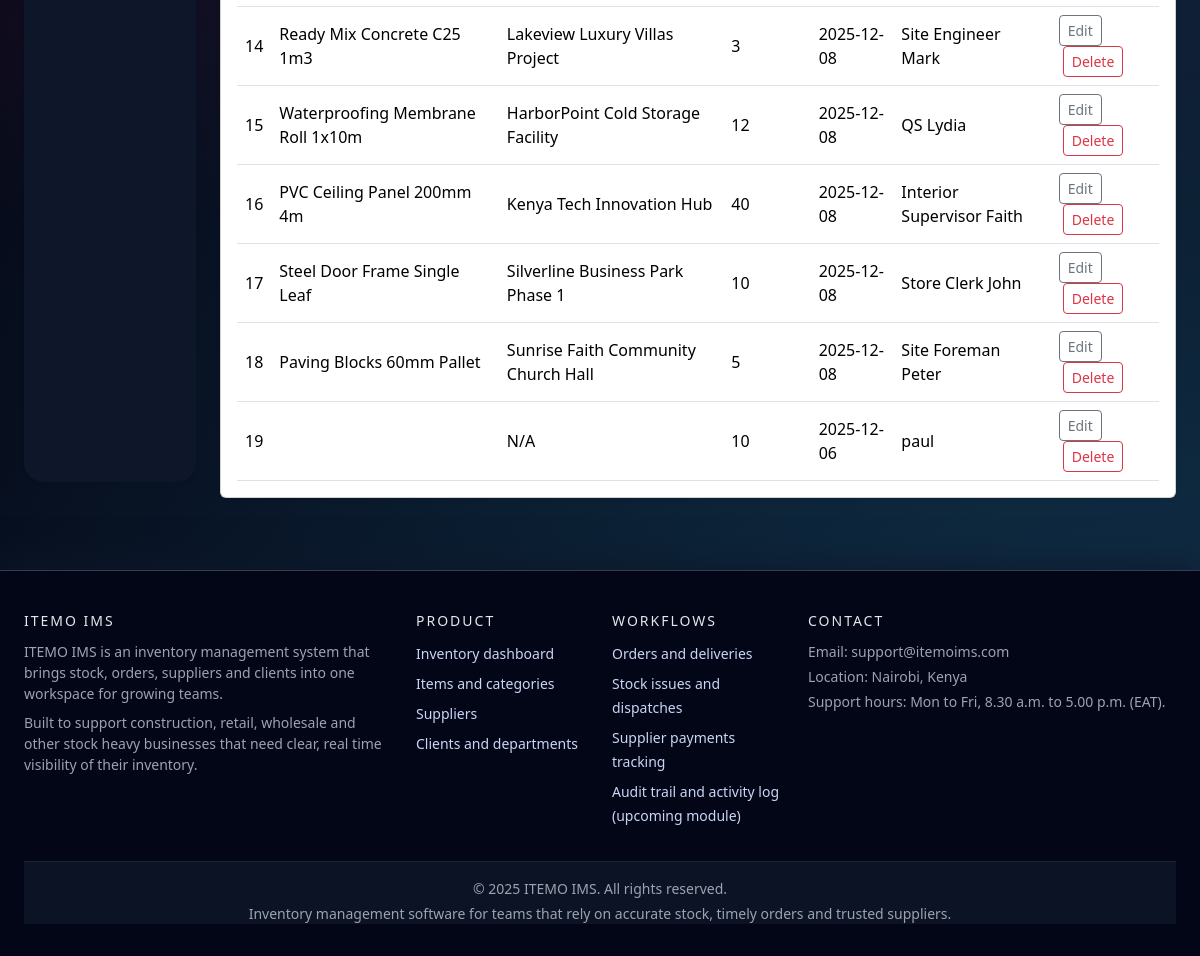
Page /store/issues/ (signed in, lower part) on the earlier database version.
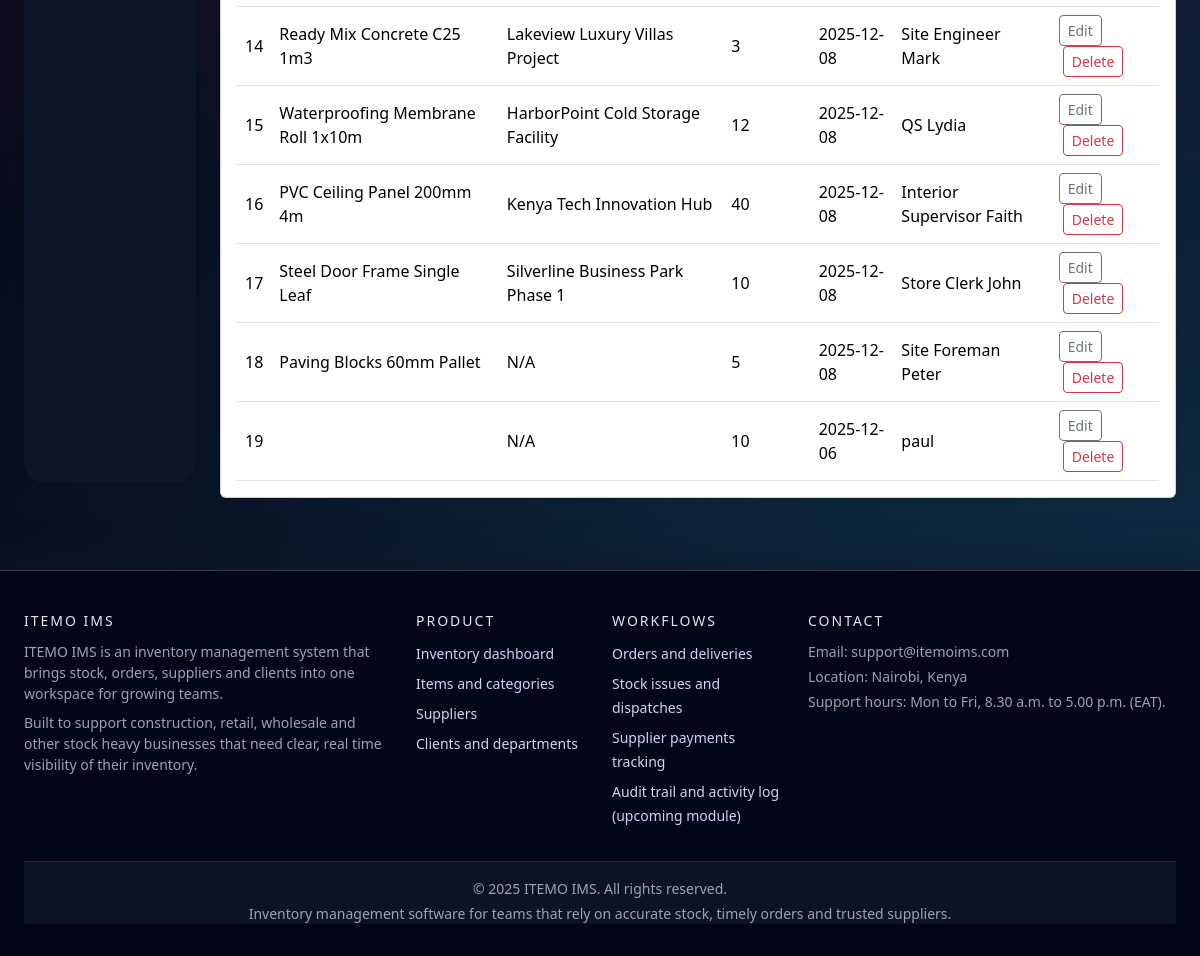
Same page on the later database version.
### store/models.py (models this page shows, shortened)
class StockIssue(models.Model):     # SET_NULL must be combined with null=True (and usually blank=True)
    item = models.ForeignKey(Item, on_delete=models.SET_NULL, null=True,
        blank=True,)               # if Item is deleted, set item = NULL
    client = models.ForeignKey(          #this is optional relationship of issue to a Client
        Client,
        on_delete=models.SET_NULL,       # if Client is deleted, set client = NULL
        null=True,
        blank=True,
    )
    quantity = models.PositiveIntegerField(default=1)
    issue_date = models.DateField(default=timezone.now, null=True, blank=True)
    issued_by = models.CharField(max_length=150, blank=True, null=True)
    notes = models.TextField(blank=True, null=True)
    class Meta:
        ordering = ["-issue_date"]   #Issues will be listed from newest to oldest.

class Client(models.Model):
    name = models.CharField(max_length=255)
    contact_person = models.CharField(max_length=255, blank=True, null=True)
    phone = models.CharField(max_length=50, blank=True, null=True)
    email = models.EmailField(blank=True, null=True)
    address = models.CharField(max_length=255, blank=True, null=True)
    created_at = models.DateTimeField(auto_now_add=True, null=True, blank=True)
    class Meta:
        ordering = ["name"]

class Item(models.Model):
    STATUS_CHOICES = [
        ("OK", "OK"), #left side is how it's stored in database, right side is  how it's shown to user
        ("LOW", "Low Stock"),
        ("OUT", "Out of Stock"),
    ]
    name = models.CharField(max_length=255)
    category = models.CharField(max_length=100, blank=True, null=True)
    description = models.TextField(blank=True, null=True)
    quantity = models.PositiveIntegerField(default=0)
    unit_price = models.DecimalField(max_digits=12, decimal_places=2, default=0)
    status = models.CharField(max_length=20, choices=STATUS_CHOICES, default="OK")
    date_added = models.DateTimeField(auto_now_add=True)                            #It never updates again. It is basically a "created at" timestamp for the item.
    reorder_level = models.PositiveIntegerField(default=0)
    class Meta:
        ordering = ["name"]     #tells Django that when you ask for a list of Items,  it should sort them by the name field in ascending order

### store/views.py (the view)
# urls.py: path("issues/", views.issue_list, name="issue_list"),
@login_required
def issue_list(request):
    issues = StockIssue.objects.select_related("item", "client").order_by(
        "-issue_date"
    )
    return render(
        request,
        "store/issue_list.html",
        {"issues": issues},
    )

### templates/store/issue_list.html (shortened to what this page needs)
{% extends "base.html" %}
{% block content %}
{% if issues %}
    <div class="card shadow-sm">
        <div class="card-body">
            <div class="table-responsive">
                <table class="table table-hover align-middle mb-0">
                    <tbody>
                        {% for issue in issues %}
                            <tr>
                                <td>{{ forloop.counter }}</td>
                                <td>{{ issue.item.name }}</td>
                                <td>{{ issue.client.name|default:"N/A" }}</td>
                                <td>{{ issue.quantity }}</td>
                                <td>{{ issue.issue_date|date:"Y-m-d" }}</td>
                                <td>{{ issue.issued_by|default:"-" }}</td>
                                <td>
                                    <a href="{% url 'store:issue_update' issue.pk %}"
                                       class="btn btn-sm btn-outline-secondary">
                                        Edit
                                    </a>
                                    <a href="{% url 'store:issue_delete' issue.pk %}"
                                       class="btn btn-sm btn-outline-danger ms-1">
                                        Delete
                                    </a>
                                </td>
                            </tr>
                        {% endfor %}
                    </tbody>
                </table>
            </div>
        </div>
    </div>
{% else %}
    <div class="alert alert-info">
        No stock issues recorded yet. Click "Record Issue" to add one.
    </div>
{% endif %}
{% endblock %}

Differences in the rows shown:
changed StockIssue "Site Foreman Peter": client.name "Sunrise Faith Community Church Hall" → "N/A"
